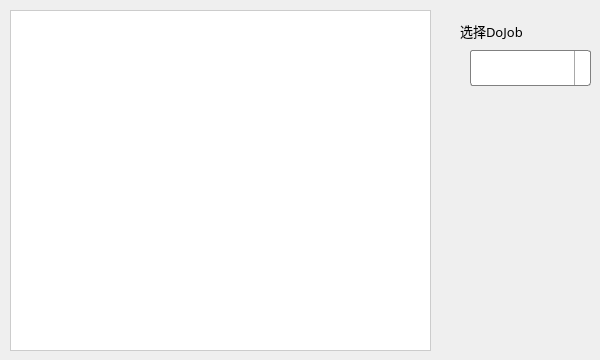
             <widget class="QWidget" name="tab_13">
              <attribute name="title">
               <string>DoJob</string>
              </attribute>
              <widget class="QTableView" name="tableViewJsonDoJobResult">
               <property name="geometry">
                <rect>
                 <x>10</x>
                 <y>10</y>
                 <width>421</width>
                 <height>341</height>
                </rect>
               </property>
               <property name="styleSheet">
                <string notr="true">QTableView {
    alternate-background-color: #f0f0f0; /* Alternate row color */
    background-color: #ffffff; /* Table background color */
    gridline-color: #cccccc; /* Color of the grid lines */
    selection-background-color: #4286f4; /* Background color of selected items */
    selection-color: #ffffff; /* Text color of selected items */
    border: 1px solid #cccccc; /* Border around the table view */
}

QTableView::item {
    padding: 5px; /* Padding around each item */
}

QTableView::item:selected {
    background: #4286f4; /* Background color of selected items */
    color: #ffffff; /* Text color of selected items */
}

QHeaderView::section {
    background-color: #e0e0e0; /* Header section background color */
    color: #333333; /* Header text color */
    padding: 4px; /* Padding inside each header section */
    border: 1px solid #cccccc; /* Border around header sections */
    font-weight: bold; /* Make header text bold */
}

QHeaderView::section:horizontal {
    border-top: 0px; /* Remove top border for horizontal headers */
}

QHeaderView::section:vertical {
    border-left: 0px; /* Remove left border for vertical headers */
}</string>
               </property>
              </widget>
              <widget class="QComboBox" name="comboBoxDoJobJson">
               <property name="geometry">
                <rect>
                 <x>470</x>
                 <y>50</y>
                 <width>121</width>
                 <height>36</height>
                </rect>
               </property>
               <property name="sizePolicy">
                <sizepolicy hsizetype="Expanding" vsizetype="Expanding">
                 <horstretch>0</horstretch>
                 <verstretch>0</verstretch>
                </sizepolicy>
               </property>
               <property name="font">
                <font>
                 <family>微软雅黑</family>
                 <pointsize>12</pointsize>
                </font>
               </property>
               <property name="styleSheet">
                <string notr="true">/* QComboBox base style */
QComboBox {
    border: 1px solid gray;
    border-radius: 3px;
    padding: 1px 18px 1px 3px;
    min-height: 22px;
    min-width: 60px;
    background: white;
}

/* QComboBox on hover */
QComboBox:hover {
    background: lightgray;
}

/* QComboBox on focus */
QComboBox:focus {
    border: 1px solid darkgray;
}

/* QComboBox dropdown list style */
QComboBox::drop-down {
    subcontrol-origin: padding;
    subcontrol-position: top right;
    width: 15px;
    border-left-width: 1px;
    border-left-color: darkgray;
    border-left-style: solid;
    border-top-right-radius: 3px;
    border-bottom-right-radius: 3px;
}

/* QComboBox item style */
QComboBox QAbstractItemView {
    border: 1px solid darkgray;
    selection-background-color: lightgray;
    background: white;
}

/* QComboBox item on hover */
QComboBox QAbstractItemView::item:hover {
    background: lightgray;
}

/* QComboBox item selected */
QComboBox QAbstractItemView::item:selected {
    background: lightgray;
}
</string>
               </property>
              </widget>
              <widget class="QLabel" name="label_24">
               <property name="geometry">
                <rect>
                 <x>460</x>
                 <y>20</y>
                 <width>81</width>
                 <height>21</height>
                </rect>
               </property>
               <property name="font">
                <font>
                 <family>微软雅黑</family>
                 <pointsize>10</pointsize>
                </font>
               </property>
               <property name="text">
                <string>选择DoJob</string>
               </property>
              </widget>
             </widget>
